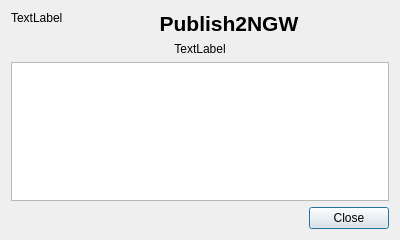
<?xml version="1.0" encoding="UTF-8"?>
<ui version="4.0">
 <class>Dialog</class>
 <widget class="QDialog" name="Dialog">
  <property name="geometry">
   <rect>
    <x>0</x>
    <y>0</y>
    <width>400</width>
    <height>240</height>
   </rect>
  </property>
  <property name="windowTitle">
   <string>About Publish2NGW</string>
  </property>
  <layout class="QGridLayout" name="gridLayout" columnstretch="0,5">
   <item row="0" column="0">
    <widget class="QLabel" name="lblLogo">
     <property name="text">
      <string>TextLabel</string>
     </property>
     <property name="alignment">
      <set>Qt::AlignLeading|Qt::AlignLeft|Qt::AlignTop</set>
     </property>
    </widget>
   </item>
   <item row="0" column="1">
    <widget class="QLabel" name="label">
     <property name="text">
      <string>&lt;!DOCTYPE HTML PUBLIC &quot;-//W3C//DTD HTML 4.0//EN&quot; &quot;http://www.w3.org/TR/REC-html40/strict.dtd&quot;&gt;
&lt;html&gt;&lt;head&gt;&lt;meta name=&quot;qrichtext&quot; content=&quot;1&quot; /&gt;&lt;style type=&quot;text/css&quot;&gt;
p, li { white-space: pre-wrap; }
&lt;/style&gt;&lt;/head&gt;&lt;body style=&quot; font-family:'Droid Sans'; font-size:9pt; font-weight:400; font-style:normal;&quot;&gt;
&lt;p align=&quot;center&quot; style=&quot; margin-top:0px; margin-bottom:0px; margin-left:0px; margin-right:0px; -qt-block-indent:0; text-indent:0px;&quot;&gt;&lt;span style=&quot; font-size:16pt; font-weight:600;&quot;&gt;Publish2NGW&lt;/span&gt;&lt;/p&gt;&lt;/body&gt;&lt;/html&gt;</string>
     </property>
     <property name="alignment">
      <set>Qt::AlignCenter</set>
     </property>
    </widget>
   </item>
   <item row="1" column="0" colspan="2">
    <widget class="QLabel" name="lblVersion">
     <property name="text">
      <string>TextLabel</string>
     </property>
     <property name="alignment">
      <set>Qt::AlignCenter</set>
     </property>
    </widget>
   </item>
   <item row="3" column="0" colspan="2">
    <widget class="QDialogButtonBox" name="buttonBox">
     <property name="orientation">
      <enum>Qt::Horizontal</enum>
     </property>
     <property name="standardButtons">
      <set>QDialogButtonBox::Close</set>
     </property>
    </widget>
   </item>
   <item row="2" column="0" colspan="2">
    <widget class="QTextBrowser" name="textBrowser">
     <property name="readOnly">
      <bool>true</bool>
     </property>
     <property name="html">
      <string>&lt;!DOCTYPE HTML PUBLIC &quot;-//W3C//DTD HTML 4.0//EN&quot; &quot;http://www.w3.org/TR/REC-html40/strict.dtd&quot;&gt;
&lt;html&gt;&lt;head&gt;&lt;meta name=&quot;qrichtext&quot; content=&quot;1&quot; /&gt;&lt;style type=&quot;text/css&quot;&gt;
p, li { white-space: pre-wrap; }
&lt;/style&gt;&lt;/head&gt;&lt;body style=&quot; font-family:'Droid Sans'; font-size:9pt; font-weight:400; font-style:normal;&quot;&gt;
&lt;p style=&quot;-qt-paragraph-type:empty; margin-top:0px; margin-bottom:0px; margin-left:0px; margin-right:0px; -qt-block-indent:0; text-indent:0px; font-family:'Sans Serif';&quot;&gt;&lt;br /&gt;&lt;/p&gt;&lt;/body&gt;&lt;/html&gt;</string>
     </property>
     <property name="textInteractionFlags">
      <set>Qt::LinksAccessibleByMouse|Qt::TextSelectableByMouse</set>
     </property>
    </widget>
   </item>
  </layout>
 </widget>
 <resources/>
 <connections>
  <connection>
   <sender>buttonBox</sender>
   <signal>accepted()</signal>
   <receiver>Dialog</receiver>
   <slot>accept()</slot>
   <hints>
    <hint type="sourcelabel">
     <x>248</x>
     <y>254</y>
    </hint>
    <hint type="destinationlabel">
     <x>157</x>
     <y>274</y>
    </hint>
   </hints>
  </connection>
  <connection>
   <sender>buttonBox</sender>
   <signal>rejected()</signal>
   <receiver>Dialog</receiver>
   <slot>reject()</slot>
   <hints>
    <hint type="sourcelabel">
     <x>316</x>
     <y>260</y>
    </hint>
    <hint type="destinationlabel">
     <x>286</x>
     <y>274</y>
    </hint>
   </hints>
  </connection>
 </connections>
</ui>
